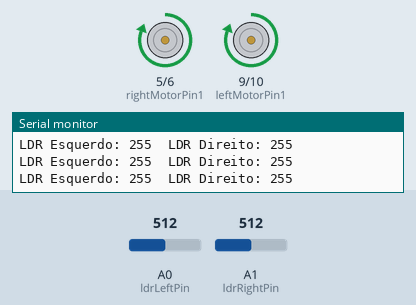
The sketch below on a simulated Arduino Uno, built with avr-gcc and run on an emulated ATmega328P. On the bench: motor-driver pin pairs drawn as motors (green arrow = first pin HIGH = forward, orange = second pin HIGH = backward, longer = more drive), the last lines printed to the serial monitor. The inputs (shaded band) are chosen by the test bench; at power-on: A0 (ldrLeftPin) = 512, A1 (ldrRightPin) = 512.

Above: at 1.2 s.
1.3 s: A0 (ldrLeftPin) set to 110
4.3 s: A0 (ldrLeftPin) set to 94
At 4.9 s:
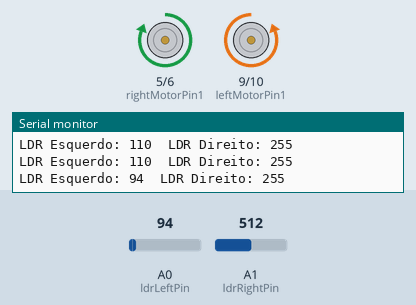
5.8 s: A1 (ldrRightPin) set to 107
8.8 s: A1 (ldrRightPin) set to 90
At 10.7 s:
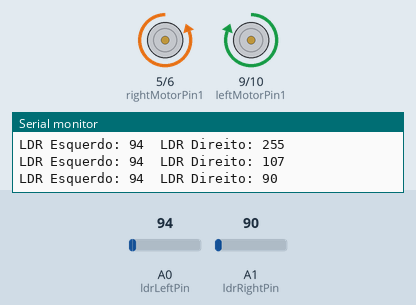
11.8 s: A1 (ldrRightPin) set to 110
At 14.3 s:
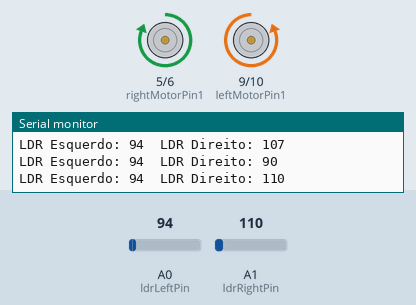
14.8 s: A1 (ldrRightPin) set to 0
At 17.8 s:
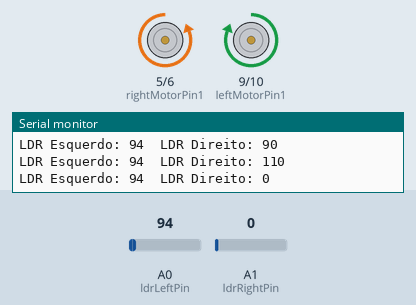
Timing chart, 0 to 18.8 s (numbered marks = the images above; inputs shaded):
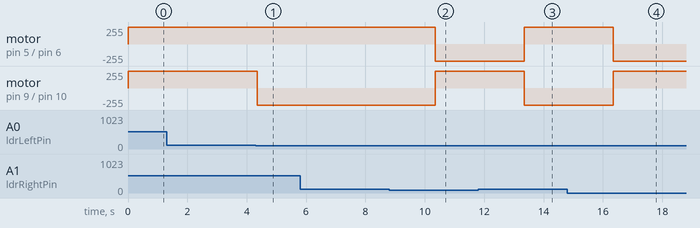

Measured:
- the behaviour switches between 100 and 99 on A0 (ldrLeftPin) (found by bisection; images 0 and 1)
- the behaviour switches between 100 and 99 on A1 (ldrRightPin) (found by bisection; images 1 and 2)
- after the input at 4.3 s, motor on pin 9 (leftMotorPin1) / pin 10 (leftMotorPin2): forward 255/255 → backward 255/255 after 0.05 s
- after the input at 8.8 s, motor on pin 5 (rightMotorPin1) / pin 6 (rightMotorPin2): forward 255/255 → backward 255/255 after 1.6 s; motor on pin 9 (leftMotorPin1) / pin 10 (leftMotorPin2): backward 255/255 → forward 255/255 after 1.6 s
- after the input at 11.8 s, motor on pin 5 (rightMotorPin1) / pin 6 (rightMotorPin2): backward 255/255 → forward 255/255 after 1.6 s; motor on pin 9 (leftMotorPin1) / pin 10 (leftMotorPin2): forward 255/255 → backward 255/255 after 1.6 s
- after the input at 14.8 s, motor on pin 5 (rightMotorPin1) / pin 6 (rightMotorPin2): forward 255/255 → backward 255/255 after 1.6 s; motor on pin 9 (leftMotorPin1) / pin 10 (leftMotorPin2): backward 255/255 → forward 255/255 after 1.6 s

The sketch:

supplybotLDR.ino
```cpp
const int ldrLeftPin = A0;    // Pino do sensor LDR do lado esquerdo
const int ldrRightPin = A1;   // Pino do sensor LDR do lado direito
const int leftMotorPin1 = 9;  // Pinos do motor esquerdo
const int leftMotorPin2 = 10;
const int rightMotorPin1 = 5; // Pinos do motor direito
const int rightMotorPin2 = 6;
const int limiar = 100;       // Valor do limiar para detecção de LEDs

void setup() {
  pinMode(ldrLeftPin, INPUT);
  pinMode(ldrRightPin, INPUT);
  pinMode(leftMotorPin1, OUTPUT);
  pinMode(leftMotorPin2, OUTPUT);
  pinMode(rightMotorPin1, OUTPUT);
  pinMode(rightMotorPin2, OUTPUT);

  // Inicia a comunicação serial com uma taxa de 9600 bps
  Serial.begin(9600);
}

void loop() {
  int ldrLeftValue = constrain(analogRead(ldrLeftPin), 0, 255);
  int ldrRightValue = constrain(analogRead(ldrRightPin), 0, 255);

  // Imprime os valores dos LDRs no monitor serial
  Serial.print("LDR Esquerdo: ");
  Serial.print(ldrLeftValue);
  Serial.print("\tLDR Direito: ");
  Serial.println(ldrRightValue);

  // Verifica se há LEDs do lado direito
  if (ldrRightValue < limiar) {
    moveRight();
    delay(3000);  // Atraso de 3 segundos
    stopMotors();
  }
  // Verifica se há LEDs do lado esquerdo
  else if (ldrLeftValue < limiar) {
    moveLeft();
    delay(3000);  // Atraso de 3 segundos
    stopMotors();
  }
  // Caso contrário, continua para frente
  else {
    moveForward();
  }
}

void moveForward() {
  digitalWrite(leftMotorPin1, HIGH);
  digitalWrite(leftMotorPin2, LOW);
  digitalWrite(rightMotorPin1, HIGH);
  digitalWrite(rightMotorPin2, LOW);
}

void moveLeft() {
  digitalWrite(leftMotorPin1, LOW);
  digitalWrite(leftMotorPin2, HIGH);
  digitalWrite(rightMotorPin1, HIGH);
  digitalWrite(rightMotorPin2, LOW);
}

void moveRight() {
  digitalWrite(leftMotorPin1, HIGH);
  digitalWrite(leftMotorPin2, LOW);
  digitalWrite(rightMotorPin1, LOW);
  digitalWrite(rightMotorPin2, HIGH);
}

void stopMotors() {
  digitalWrite(leftMotorPin1, LOW);
  digitalWrite(leftMotorPin2, LOW);
  digitalWrite(rightMotorPin1, LOW);
  digitalWrite(rightMotorPin2, LOW);
}
```
